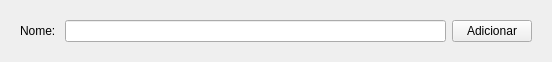
<?xml version="1.0" encoding="UTF-8"?>
<ui version="4.0">
 <class>widget</class>
 <widget class="QWidget" name="widget">
  <property name="geometry">
   <rect>
    <x>0</x>
    <y>0</y>
    <width>552</width>
    <height>87</height>
   </rect>
  </property>
  <property name="sizePolicy">
   <sizepolicy hsizetype="MinimumExpanding" vsizetype="Maximum">
    <horstretch>0</horstretch>
    <verstretch>1</verstretch>
   </sizepolicy>
  </property>
  <property name="windowTitle">
   <string>Form</string>
  </property>
  <property name="autoFillBackground">
   <bool>true</bool>
  </property>
  <layout class="QGridLayout" name="gridLayout">
   <property name="sizeConstraint">
    <enum>QLayout::SetMaximumSize</enum>
   </property>
   <item row="0" column="0">
    <widget class="QWidget" name="widget" native="true">
     <property name="sizePolicy">
      <sizepolicy hsizetype="MinimumExpanding" vsizetype="Maximum">
       <horstretch>1</horstretch>
       <verstretch>0</verstretch>
      </sizepolicy>
     </property>
     <property name="autoFillBackground">
      <bool>true</bool>
     </property>
     <layout class="QHBoxLayout" name="horizontalLayout">
      <property name="sizeConstraint">
       <enum>QLayout::SetMaximumSize</enum>
      </property>
      <item>
       <widget class="QLabel" name="label">
        <property name="text">
         <string>Nome: </string>
        </property>
       </widget>
      </item>
      <item>
       <widget class="QLineEdit" name="lineEdit">
        <property name="minimumSize">
         <size>
          <width>300</width>
          <height>0</height>
         </size>
        </property>
       </widget>
      </item>
      <item>
       <widget class="QPushButton" name="pushButton">
        <property name="text">
         <string>Adicionar</string>
        </property>
       </widget>
      </item>
     </layout>
    </widget>
   </item>
  </layout>
 </widget>
 <resources/>
 <connections/>
</ui>
